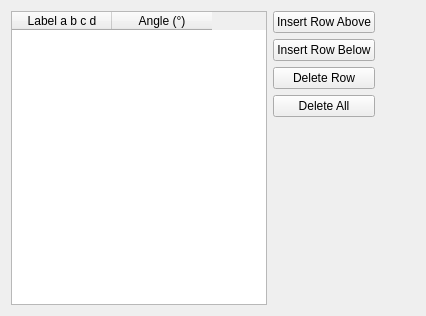
                      <widget class="QWidget" name="dihTab">
                       <attribute name="title">
                        <string>Dihedral Angles</string>
                       </attribute>
                       <layout class="QHBoxLayout" name="horizontalLayout_21">
                        <item>
                         <widget class="QTableWidget" name="molDihedralTable">
                          <column>
                           <property name="text">
                            <string>Label a b c d</string>
                           </property>
                          </column>
                          <column>
                           <property name="text">
                            <string>Angle (°)</string>
                           </property>
                          </column>
                         </widget>
                        </item>
                        <item>
                         <layout class="QVBoxLayout" name="verticalLayout_10">
                          <item>
                           <widget class="QPushButton" name="addDihRowAboveButton">
                            <property name="text">
                             <string>Insert Row Above</string>
                            </property>
                           </widget>
                          </item>
                          <item>
                           <widget class="QPushButton" name="addDihRowBelowButton">
                            <property name="text">
                             <string>Insert Row Below</string>
                            </property>
                           </widget>
                          </item>
                          <item>
                           <widget class="QPushButton" name="deleteDihRowButton">
                            <property name="text">
                             <string>Delete Row</string>
                            </property>
                           </widget>
                          </item>
                          <item>
                           <widget class="QPushButton" name="deleteDihAllButton">
                            <property name="text">
                             <string>Delete All</string>
                            </property>
                           </widget>
                          </item>
                          <item>
                           <spacer name="verticalSpacer_4">
                            <property name="orientation">
                             <enum>Qt::Vertical</enum>
                            </property>
                            <property name="sizeHint" stdset="0">
                             <size>
                              <width>20</width>
                              <height>188</height>
                             </size>
                            </property>
                           </spacer>
                          </item>
                         </layout>
                        </item>
                        <item>
                         <spacer name="horizontalSpacer_14">
                          <property name="orientation">
                           <enum>Qt::Horizontal</enum>
                          </property>
                          <property name="sizeHint" stdset="0">
                           <size>
                            <width>40</width>
                            <height>20</height>
                           </size>
                          </property>
                         </spacer>
                        </item>
                       </layout>
                      </widget>
